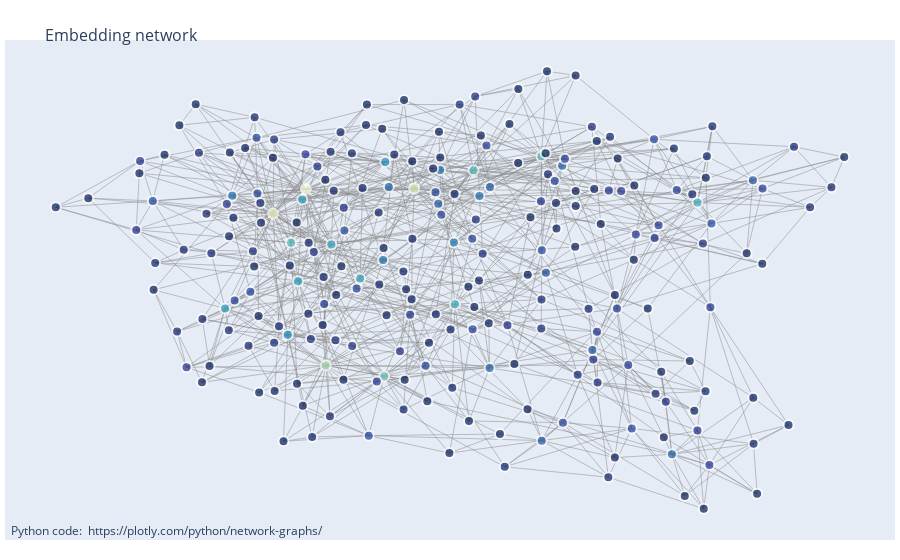

This figure's notebook cell:
### Code cell
fig = go.Figure(data=[edge_trace, node_trace],
             layout=go.Layout(
                title='<br>Embedding network',
                titlefont_size=16,
                showlegend=False,
                hovermode='closest',
                margin=dict(b=20,l=5,r=5,t=40),
                annotations=[ dict(
                    text="Python code: <a href='https://plotly.com/python/network-graphs/'> https://plotly.com/python/network-graphs/</a>",
                    showarrow=False,
                    xref="paper", yref="paper",
                    x=0.005, y=-0.002 ) ],
                xaxis=dict(showgrid=False, zeroline=False, showticklabels=False),
                yaxis=dict(showgrid=False, zeroline=False, showticklabels=False))
                )


fig.show()

### Figure 1 — Plotly figure (JSON) as saved in the notebook; plotly's stock layout.template omitted (floating-point values rounded to 4 significant figures; data arrays with more than 128 entries replaced by an {"elided": "..."} marker saying what was removed)
{"data": [{"hoverinfo": "none", "line": {"color": "#888", "width": 0.5}, "mode": "lines", "type": "scatter", "x": {"elided": "2814 float values"}, "y": {"elided": "2814 float values"}}, {"hoverinfo": "text", "marker": {"color": {"elided": "234 int values"}, "colorbar": {"thickness": 15, "title": {"side": "right", "text": "Node Connections"}, "xanchor": "left"}, "colorscale": [[0, "rgb(255,255,217)"], [0.125, "rgb(237,248,177)"], [0.25, "rgb(199,233,180)"], [0.375, "rgb(127,205,187)"], [0.5, "rgb(65,182,196)"], [0.625, "rgb(29,145,192)"], [0.75, "rgb(34,94,168)"], [0.875, "rgb(37,52,148)"], [1, "rgb(8,29,88)"]], "line": {"width": 2}, "reversescale": true, "showscale": false, "size": {"elided": "234 int values"}}, "mode": "markers", "text": {"elided": "234 str values"}, "type": "scatter", "x": {"elided": "234 float values"}, "y": {"elided": "234 float values"}}], "layout": {"annotations": [{"showarrow": false, "text": "Python code: <a href='https://plotly.com/python/network-graphs/'> https://plotly.com/python/network-graphs/</a>", "x": 0.005, "xref": "paper", "y": -0.002, "yref": "paper"}], "autosize": true, "hovermode": "closest", "margin": {"b": 20, "l": 5, "r": 5, "t": 40}, "showlegend": false, "title": {"font": {"size": 16}, "text": "<br>Embedding network"}, "xaxis": {"autorange": true, "range": [-1.116, 1.123], "showgrid": false, "showticklabels": false, "type": "linear", "zeroline": false}, "yaxis": {"autorange": true, "range": [-1.013, 0.8232], "showgrid": false, "showticklabels": false, "type": "linear", "zeroline": false}}}
